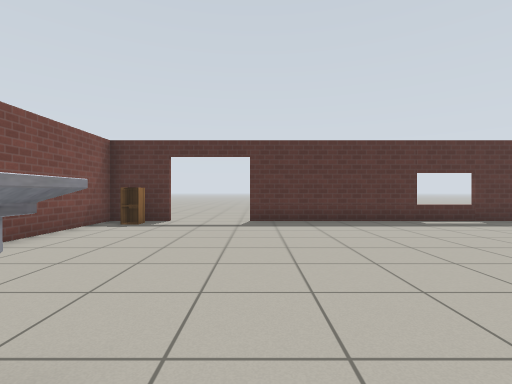
view 1 (above)

16 first-person views from a walk through a robot-simulator world made for Gazebo. The camera is 0.9 m above the floor, looks level and sees 85° across. The floor is counted in squares, 1 m on a side. Each view is taken from the middle of a square. On the plan, view 1 faces up. The plan holds only what a view shows up to about 11 squares ahead; the rest is blank. The robots in the file are not drawn. Gazebo's built-in surfaces are drawn with simple patterns.

view 2
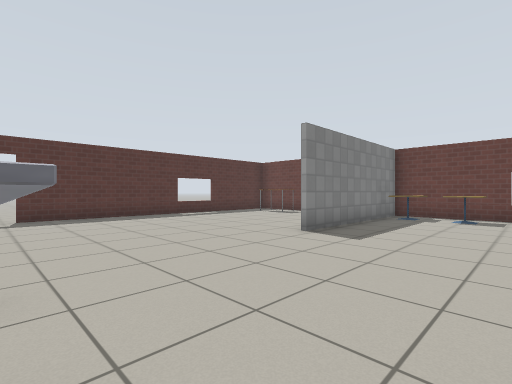

view 3
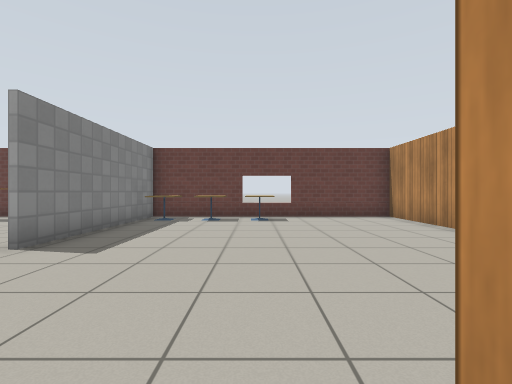

view 4
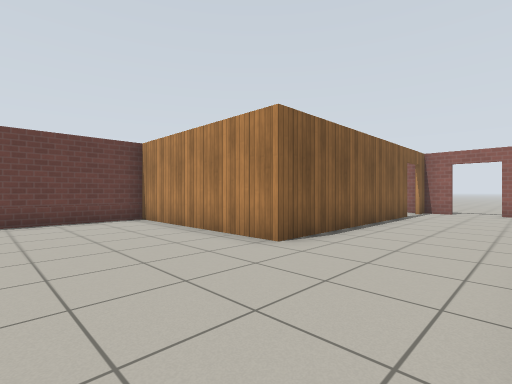

view 5
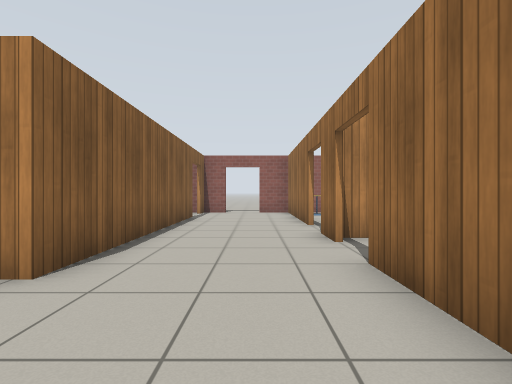

view 6
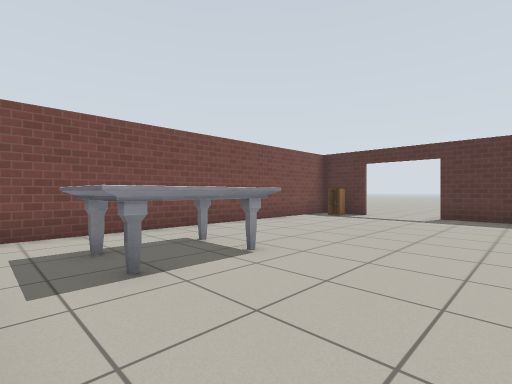

view 7
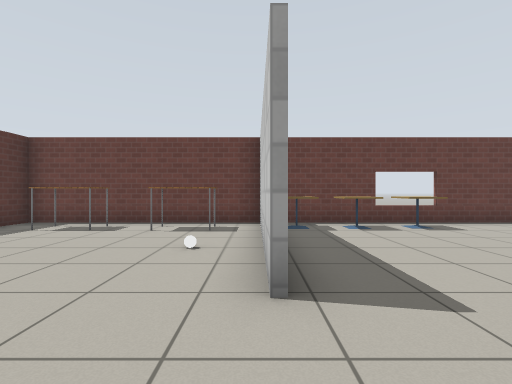

view 8
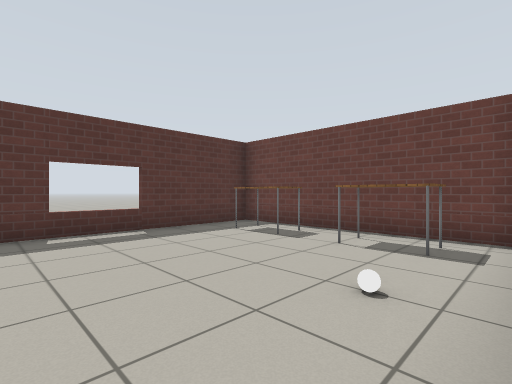

view 9
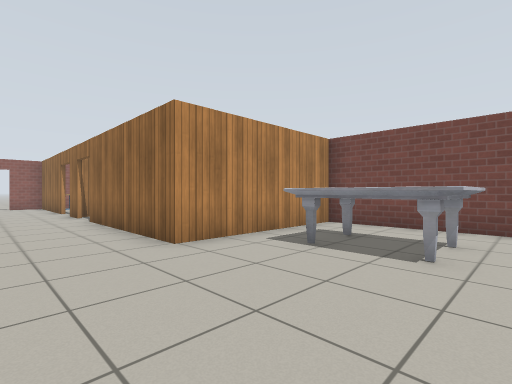

view 10
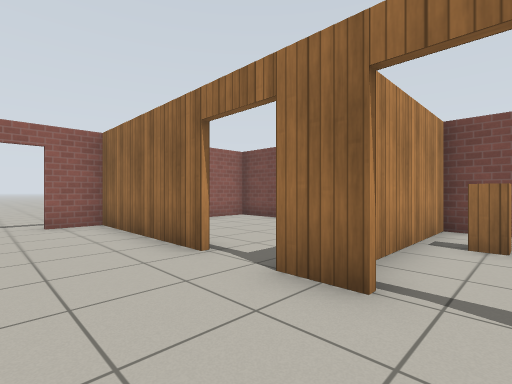

view 11
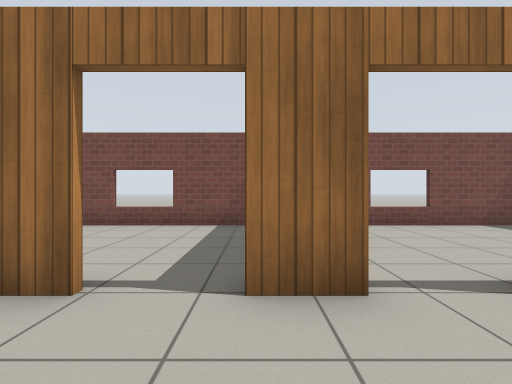

view 12
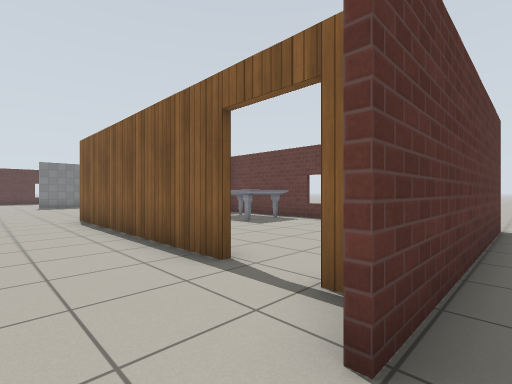

view 13
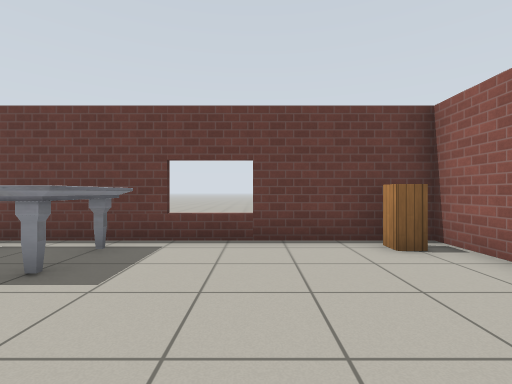

view 14
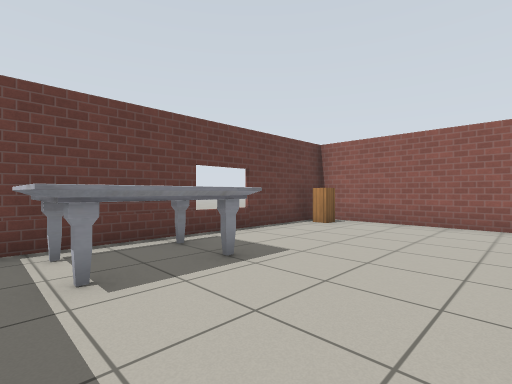

view 15
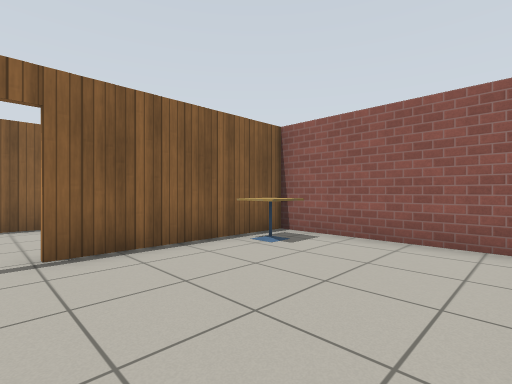

view 16
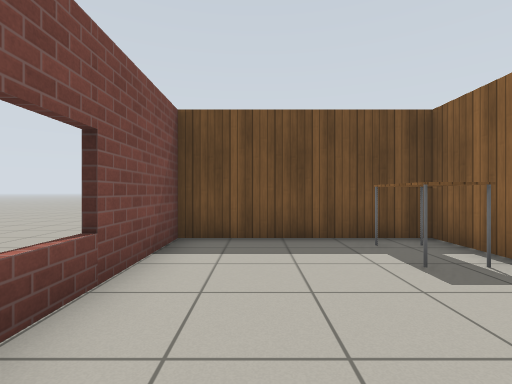

### Floor plan
Points are (right, up) in squares from view 1. A wall is a line through its corners. A room is listed if a view was taken in it or the views show most of it. See-through windows are left out.
Room 1 (views 1, 2, 3, 4, 5, 6, 7, 8, 9, 10, 11)
walls: (4.4, 1.9) (10.2, 1.9) (10.2, 8.6) (-0.3, 8.6); (0.4, -3.6) (0.4, -2.6) (-1.6, -2.6); (0.6, -5.4) (0.6, -7.5); (-4.5, -2.4) (0.6, -2.4) (0.6, -3.4); (0.6, -9) (0.6, -10.1); (-2.6, 8.6) (-4.5, 8.6) (-4.5, -3.1); (0.6, -11.5) (0.6, -16.4); (4.3, -14.1) (4.3, -6.9) (10.2, -6.9) (10.2, 1.7) (4.4, 1.7); (0.4, -16.3) (1.9, -16.3)
ways out: open door at (2.5, -16) to room 2; open door at (4, -14.5) to room 3; opening at (-1, -4.7) to room 5; open door at (0.5, -9.5) to room 5; open door at (-1.5, 9)
objects: marble table (-3, -1) to (-1, 1); cabinet (-3, 8); table (-1, -5) to (0, -3); white ball (6, 3); cafe table (9, -2); cafe table (9, -1) to (9, 0); cafe table (9, 1); table (9, 3) to (9, 4); table (9, 6) to (9, 7)
Room 2 (view 12)
walls: (10.3, -16.5) (3.3, -16.5)
ways out: open door at (2.5, -16) to room 1; opening at (11.5, -16)
Room 3 (views 13, 14)
walls: (5.3, -16.3) (10.2, -16.3) (10.2, -8.1)
ways out: open door at (4, -14.5) to room 1
objects: marble table (8, -11) to (9, -9); cabinet (10, -15)
Room 4 (view 15)
walls: (-4.5, -10.3) (-4.5, -16.3) (0.4, -16.3); (0.4, -16.4) (0.4, -11.5)
objects: cafe table (-1, -15) to (0, -15)
Room 5 (view 16)
walls: (-1.6, -2.6) (-4.6, -2.6); (-4.5, -3.1) (-4.5, -9.5) (0.4, -9.5)
ways out: opening at (-1, -4.7) to room 1; open door at (0.5, -9.5) to room 1
objects: cabinet (-3, -9)

Positions as (right, up) in squares from view 1, and headings:
1: (0, 0), facing up
2: (-1, -2), facing up-right
3: (0, -2), facing right
4: (1, -3), facing down-right
5: (2, -4), facing down
6: (2, -2), facing up-left
7: (2, 2), facing right
8: (4, 2), facing up-right
9: (3, 2), facing down-left
10: (3, -8), facing down-left
11: (3, -10), facing left
12: (2, -17), facing up-right
13: (5, -13), facing right
14: (5, -8), facing down-right
15: (-4, -11), facing down-right
16: (-3, -8), facing up
